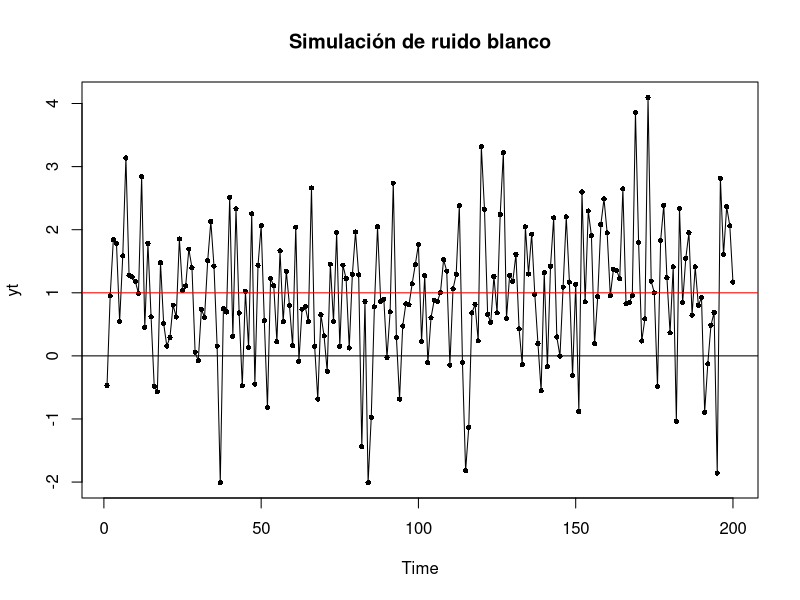
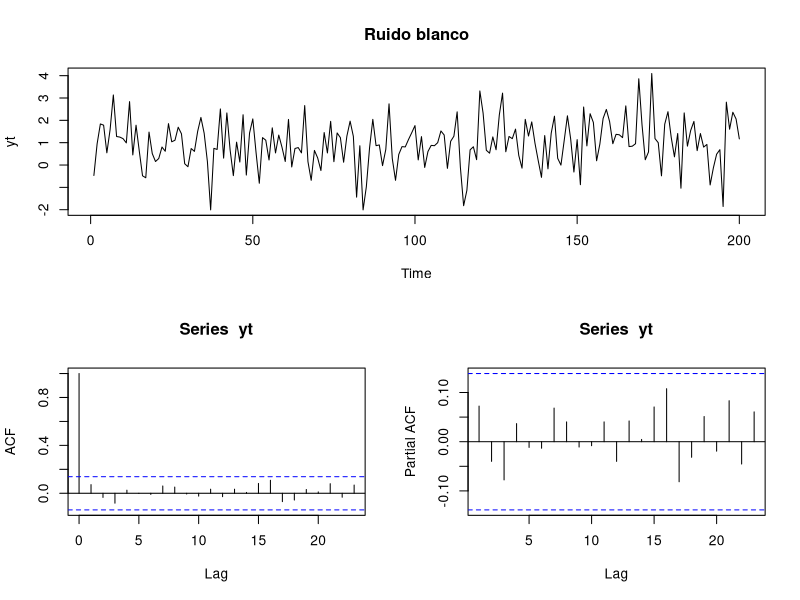
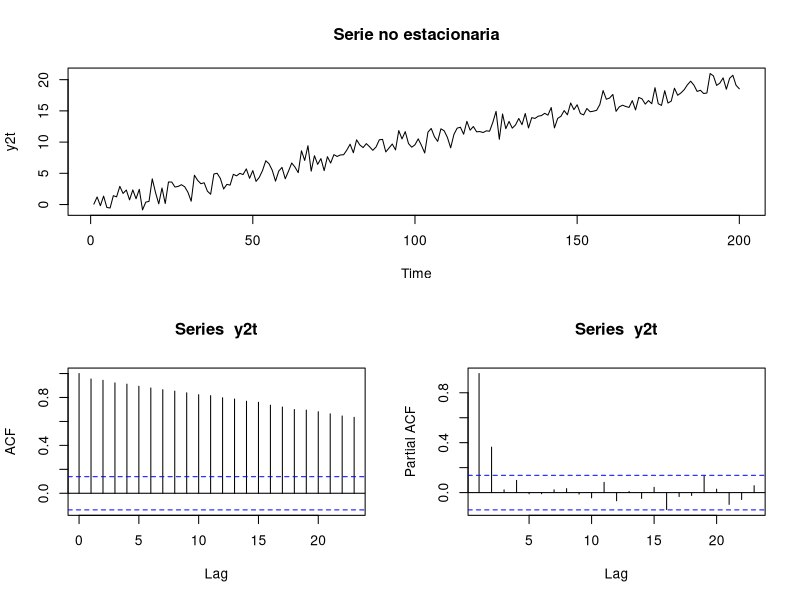
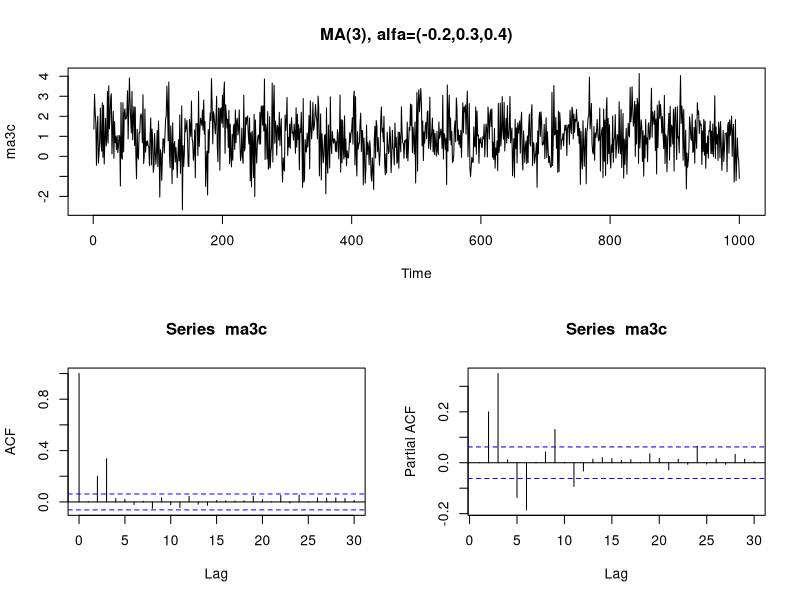
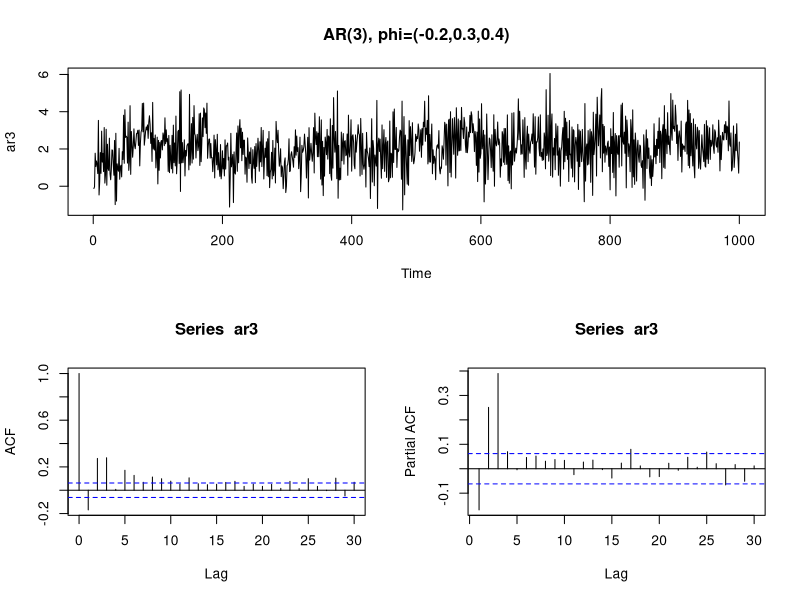
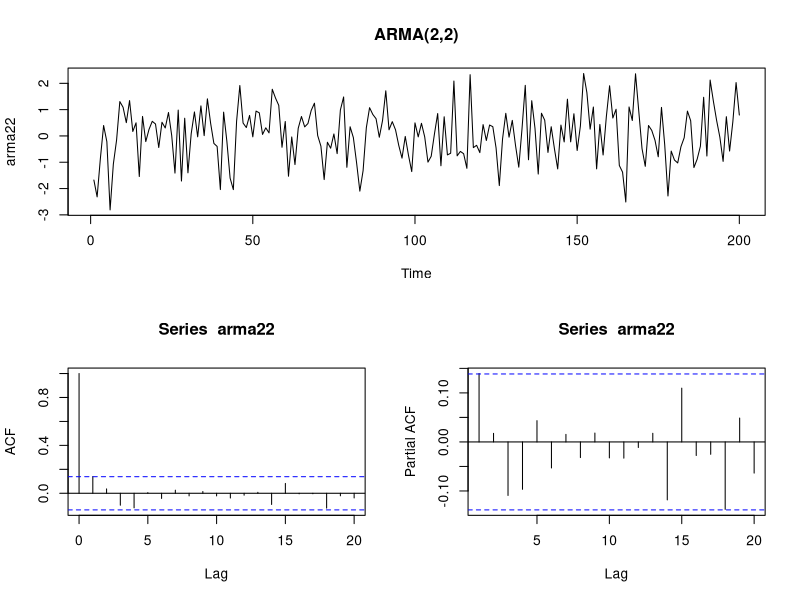
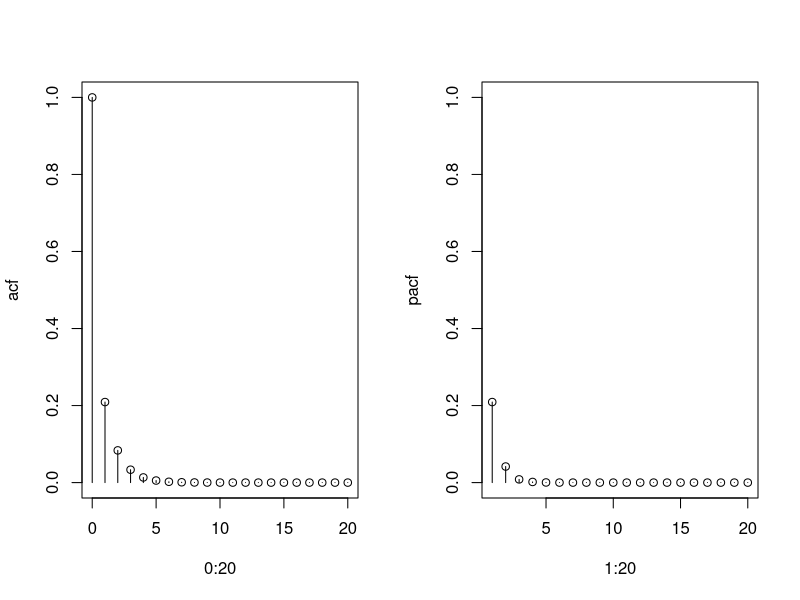
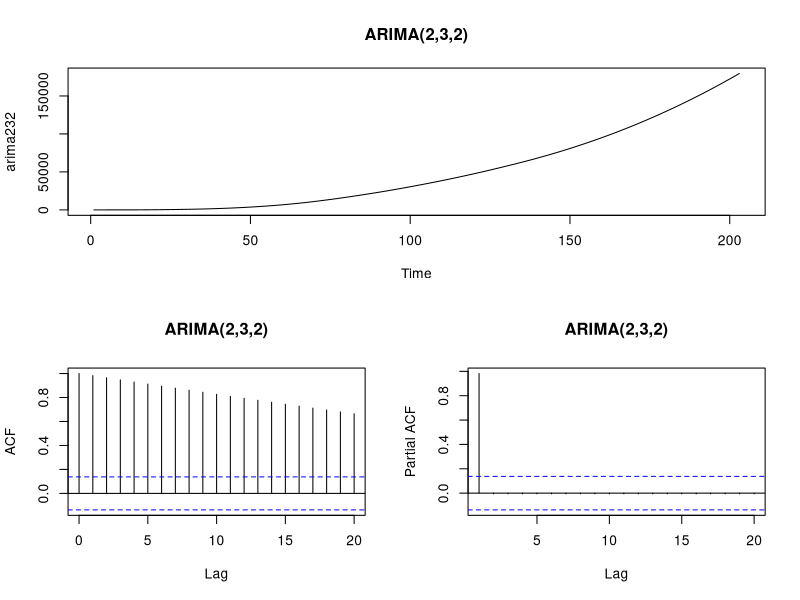

The R source for these figures, in order:
## ---- chunk 1
knitr::opts_chunk$set(echo = TRUE)
## ---- chunk 2
n <- 200 #longitud de la serie
yt <- 1 + rnorm(n)
plot.ts(yt, type = "o", main = "Simulación de ruido blanco", pch = 16, cex = 0.7)
abline(h = c(0,1), col = c("black","red"))
## ---- chunk 3
layout(matrix(c(1,1,2,3),nrow=2,byrow=T)) #Acomodo de las gráficass
plot.ts(yt, main="Ruido blanco")
acf(yt)
pacf(yt)
## ---- chunk 4
layout(matrix(c(1,1,2,3),nrow=2,byrow=T))
y2t <- 1:n/10 + rnorm(n)
plot.ts(y2t, main = "Serie no estacionaria")
acf(y2t)
pacf(y2t)
## ---- chunk 5
n <- 1000  #longitud del proceso
theta <- c(-0.2,0.3,0.4)  #vector de coeficientes del promedio móvil
mu <- 1  #media
eps <- rnorm(n+3)     #ruido blanco
ma3 <- NULL
for(i in 4:(n+3)) 
  ma3[i] <- mu + theta[1]*eps[i-1] + theta[2]*eps[i-2] + theta[3]*eps[i-3] + eps[i]
ma3c <- ma3[4:(n+3)] #corrige los índices del proceso
layout(matrix(c(1,1,2,3),nrow=2,byrow=T))
plot.ts(ma3c, main=paste0("MA(",length(theta),"), alfa=(",paste(theta,collapse = ","),")"))
acf(ma3c)
pacf(ma3c)
## ---- chunk 6
n <- 1000  #longitud del proceso
phi <- c(-0.2,0.3,0.4)  #vector de coeficientes del promedio móvil
mu <- 1  #media
eps <- rnorm(n+3)     #ruido blanco
ar3 <- mu + eps[1]         # inicializa el proceso
ar3[2] <- mu + phi[1]*ar3[1] + eps[2] 
ar3[3] <- mu + phi[1]*ar3[2] + phi[2]*ar3[1] + eps[3] 
for(i in 4:n) 
  ar3[i] <- mu + phi[1]*ar3[i-1] + phi[2]*ar3[i-2] + phi[3]*ar3[i-3] + eps[i]
layout(matrix(c(1,1,2,3),nrow=2,byrow=T))
plot.ts(ar3, main=paste0("AR(",length(phi),"), phi=(",paste(phi,collapse = ","),")"))
acf(ar3)
pacf(ar3)
## ---- chunk 7
n <- 200
orden  <- c(2,2)
phis   <- c( 0.9,-0.2)
thetas <- c(-0.7, 0.1)
arma22 <- arima.sim(model = list(ar = phis, ma = thetas), n = n)
layout(matrix(c(1,1,2,3),nrow=2,byrow=T))
plot.ts(arma22, main = paste0("ARMA(", paste(orden, collapse = ","),")"))
acf(arma22,lag.max = 20)
pacf(arma22,lag.max = 20)
## ---- chunk 8
par(mfrow=c(1,2))
plot(0:20, ARMAacf(ar = phis, ma= thetas, lag.max = 20, pacf = F),ylab="acf")
segments(x0=0:20, y0 =rep(0,21), y1 = ARMAacf(ar = phis, ma= thetas, lag.max = 20, pacf = F))
plot(1:20, ARMAacf(ar = phis, ma= thetas, lag.max = 20, pacf = T), ylab="pacf",ylim=c(0,1))
segments(x0=1:20, y0 =rep(0,20), y1 = ARMAacf(ar = phis, ma= thetas, lag.max = 20, pacf = T))
## ---- chunk 9
n <- 200
orden <- c(2,3,2) #vector con los coeficientes (p,d,q)
arima232 <- arima.sim(model = list(order = orden, ar = c(.9,-.2), ma = c(-.7,.1)), 
                          n = n)
layout(matrix(c(1,1,2,3),nrow=2,byrow=T))
plot.ts(arima232, main=paste0("ARIMA(",paste(orden,collapse=","),")"))
acf(arima232, main = paste0("ARIMA(",paste(orden,collapse=","),")"),lag.max = 20)
pacf(arima232, main = paste0("ARIMA(",paste(orden,collapse=","),")"),lag.max = 20)
## ---- chunk 10
phi <- -0.2
ar1 <- arima.sim(model = list(ar = phi),n = 2000, sd = 2) + 2
layout(matrix(c(1,1,2,3), nrow = 2, byrow = T))
plot.ts(ar1, main=paste0("AR(",length(phi),"), phi=(",paste(phi,collapse = ","),")"))
acf(ar1)
pacf(ar1)
#Evaluamos los parámetros del modelo:
mean(ar1)
## ---- chunk 11
phi <- c(0.2,-0.7)
ar2 <- 2 + arima.sim(model = list(ar = phi),n = 2000, sd = 2)
layout(matrix(c(1,1,2,3), nrow = 2, byrow = T))
plot.ts(ar2, main=paste0("AR(",length(phi),"), phi=(",paste(phi,collapse = ","),")"))
acf(ar2)
pacf(ar2)
#Evaluamos los parámetros del modelo:
mean(ar2)
## ---- chunk 12
theta <- c(-0.3)
ma1 <- 2 + arima.sim(model = list(ma = theta),n = 2000, sd = 3)
layout(matrix(c(1,1,2,3), nrow = 2, byrow = T))
plot.ts(ma1, main=paste0("MA(",length(theta),"), theta=(",paste(theta,collapse = ","),")"))
acf(ma1)
pacf(ma1)
#Evaluamos los parámetros del modelo:
mean(ma1)
## ---- chunk 13
theta <- c(-0.3,0.7)
ma2 <- 2 + arima.sim(model = list(ma = theta),n = 2000, sd = 3)
layout(matrix(c(1,1,2,3), nrow = 2, byrow = T))
plot.ts(ma2, main = paste0("MA(",length(theta),"), theta=(",paste(theta,collapse = ","),")"))
acf(ma2)
pacf(ma2)
#Evaluamos los parámetros del modelo:
mean(ma2)
